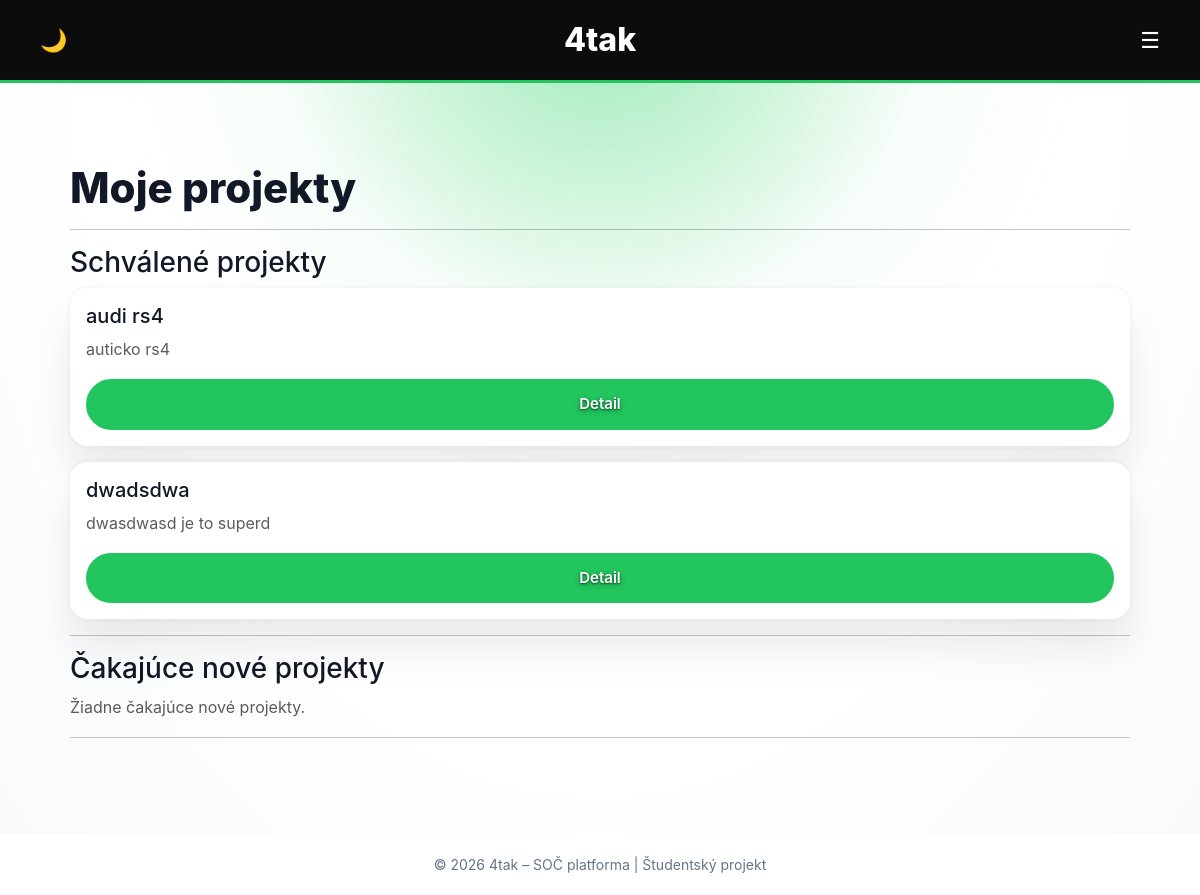
The app's page /my-projects/ (signed in), older data.
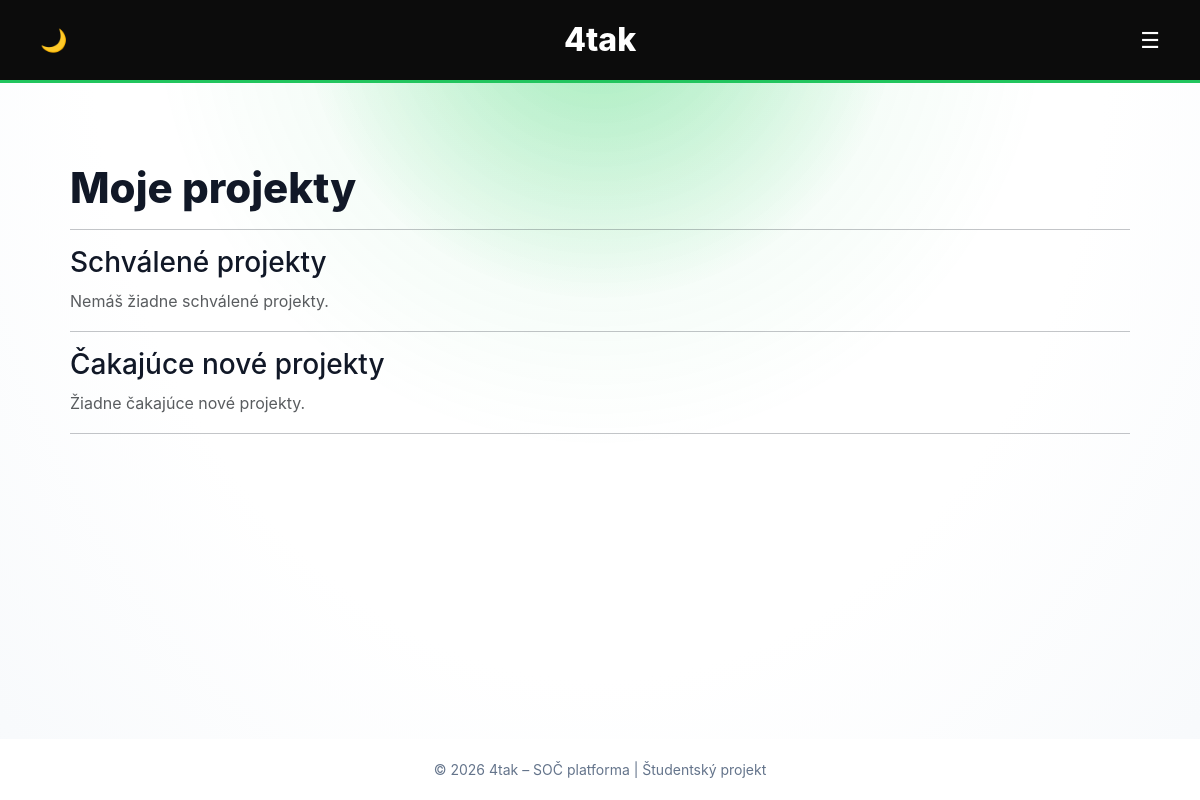
The same page, newer data.
### projects/models.py (models this page shows, shortened)
class Project(models.Model):
    PROJECT_TYPE_CHOICES = [
        ('web', 'Webová aplikácia'),
        ('physical', 'Fyzická práca'),
    ]
    DIFFICULTY_CHOICES = [
        (1, 'Veľmi ľahká'),
        (2, 'Ľahká'),
        (3, 'Stredná'),
        (4, 'Ťažká'),
        (5, 'Veľmi ťažká'),
    ]
    CLASS_CHOICES = [
        ('4AT', '4AT'),
        ('4AS', '4AS'),
        ('4AM', '4AM'),
        ('4AI', '4AI'),
        ('4BI', '4BI'),
        ('4CI', '4CI'),
        ('4AE', '4AE'),
        ('3AT', '3AT'),
        ('3AS', '3AS'),
        ('3AM', '3AM'),
        ('3AI', '3AI'),
        ('3BI', '3BI'),
        ('3CI', '3CI'),
        ('3AE', '3AE'),
    ]
    mentor = models.ForeignKey(
        User,
        on_delete=models.SET_NULL,
        null=True,
        blank=True,
        related_name='mentored_projects'
    )
    title = models.CharField(max_length=200)
    functionality = models.TextField()
    project_type = models.CharField(
        max_length=10,
        choices=PROJECT_TYPE_CHOICES
    )
    difficulty = models.IntegerField(
    choices=DIFFICULTY_CHOICES
    )
    school_class = models.CharField(
        max_length=3,
        choices=CLASS_CHOICES,
        blank=True,
        null=True
    )
    image = models.ImageField(
        upload_to='projects/images/',
        blank=True,
        null=True
    )
    documentation_pdf = models.FileField(
        upload_to='projects/pdfs/',
        blank=True,
        null=True
    )
    video_url = models.URLField(blank=True, null=True)
    author = models.ForeignKey(User, on_delete=models.CASCADE)
    created_at = models.DateTimeField(auto_now_add=True)
    approved = models.BooleanField(default=False)

### projects/views.py (the view)
# urls.py: path('my-projects/', my_projects, name='my_projects'),
@login_required
def my_projects(request):
    approved_projects = Project.objects.filter(
        author=request.user,
        approved=True
    )
    pending_projects = Project.objects.filter(
        author=request.user,
        approved=False
    )
    pending_edits = ProjectEdit.objects.filter(
        author=request.user,
        approved=False
    )
    return render(request, 'projects/my_projects.html', {
        'approved_projects': approved_projects,
        'pending_projects': pending_projects,
        'pending_edits': pending_edits,
    })

### projects/templates/projects/my_projects.html (shortened to what this page needs)
{% extends "projects/base.html" %}
{% block content %}
<h1>Moje projekty</h1>
<hr>
<h3>Schválené projekty</h3>
{% if approved_projects %}
    {% for project in approved_projects %}
        <div class="card p-3 mb-3">
            <h5>{{ project.title }}</h5>
            <p class="text-muted">{{ project.functionality|truncatechars:120 }}</p>
            <a href="{% url 'project_detail' project.pk %}"
               class="btn btn-sm btn-primary">
                Detail
            </a>
        </div>
    {% endfor %}
{% else %}
    <p class="text-muted">Nemáš žiadne schválené projekty.</p>
{% endif %}
<hr>
<h3>Čakajúce nové projekty</h3>
{% if pending_projects %}
    {% for project in pending_projects %}
        <div class="card p-3 mb-3 border-warning">
            <h5>{{ project.title }}</h5>
            <p class="text-muted">
                Tento projekt čaká na schválenie administrátorom.
            </p>
            <span class="badge bg-warning text-dark">
                čaká na schválenie
            </span>
        </div>
    {% endfor %}
{% else %}
    <p class="text-muted">Žiadne čakajúce nové projekty.</p>
{% endif %}
<hr>
{% endblock %}

Row changes from the older to the newer data that the page shows:
removed Project: title "audi rs4", functionality "auticko rs4"
removed Project: title "dwadsdwa", functionality "dwasdwasd je to superd"
Text that changed along with them:
text now shown: "Nemáš žiadne schválené projekty."
